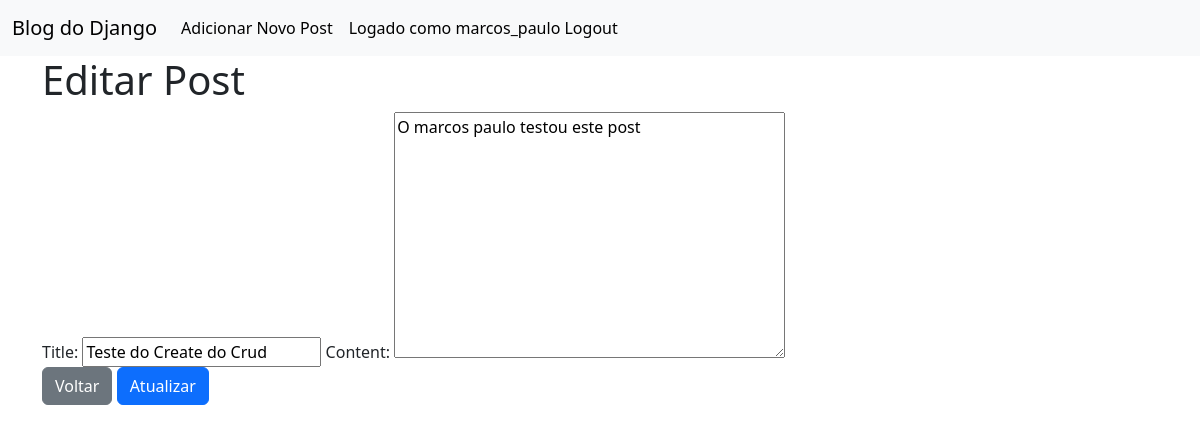
The app's page /post/5/update/ (signed in) with its own data.
### blog/models.py (models this page shows, shortened)
class Post(models.Model):
    title = models.CharField(max_length=150)
    date = models.DateTimeField(auto_now=True)
    author = models.ForeignKey(
        settings.AUTH_USER_MODEL,
        on_delete=models.CASCADE,
    )
    content = models.TextField()

### blog/views.py (the view)
# urls.py: path('post/<int:pk>/update/', BlogUpdateView.as_view(), name='post_update'),
class BlogUpdateView(LoginRequiredMixin, UpdateView):
    model = Post
    template_name = 'post_update.html'
    fields = ['title', 'content']

### templates/post_update.html (shortened to what this page needs)
{% extends "base.html" %}
{% load bootstrap %}
{% block content %}
    <h1>Editar Post</h1>
    <form action="" method="post">
        {{ form|bootstrap }}
        <p>
        <a class="btn btn-secondary" href="{% url 'home' %}" role="button">Voltar</a>
        <input class="btn btn-primary" type="submit" value="Atualizar"></p>
    </form>
{% endblock content %}

### templates/base.html (shortened to what this page needs)
<!doctype html>
<html lang="pt-br">
    <head>
        <link href="https://cdn.jsdelivr.net/npm/bootstrap@5.3.3/dist/css/bootstrap.min.css" rel="stylesheet">
    </head>
    <body>
        <nav class="navbar navbar-expand-lg bg-body-tertiary">
            <div class="container-fluid">
              <a class="navbar-brand" href="{% url 'home' %}">Blog do Django</a>
              <div class="collapse navbar-collapse" id="navbarNav">
                {% if user.is_authenticated %}
                <ul class="navbar-nav">
                  <li class="nav-item">
                    <a class="nav-link active" aria-current="page" href="{% url 'post_new' %}">Adicionar Novo Post</a>
                  </li>
                </ul>
                <ul class="navbar-nav">
                  <li class="nav-item">
                    <a class="nav-link active" aria-current="page" href="{% url 'logout' %}">Logado como {{ user.username }} Logout</a>
                  </li>
                </ul>
                {% else %}
                <ul class="navbar-nav">
                  <li class="nav-item">
                    <a class="nav-link active" aria-current="page" href="{% url 'login' %}">Login</a>
                  </li>
                </ul>
                {% endif %}
              </div>
            </div>
          </nav>
        <div class="container">
            {% block content %}
            {% endblock content %}
        </div>
    </body>
</html>

### records on screen
Post: title "Teste do Create do Crud", content "O marcos paulo testou este post"

### other values on screen
{{ user.username }} "marcos_paulo"
